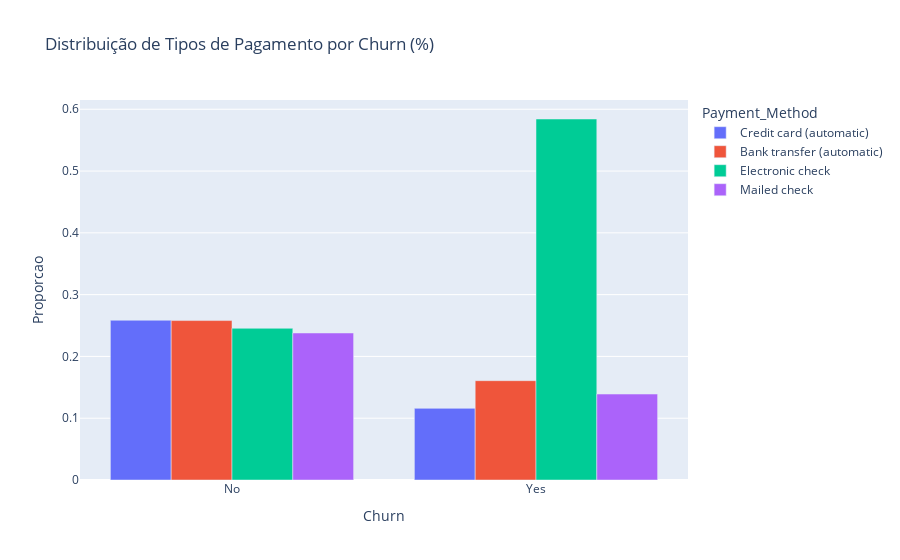

Notebook code cell kept with this figure:
### Markdown cell above
Aqui percebemos que pessoas não Casadas tem uma leve influência positiva ao Churn.

### Code cell
churn_pgto = df.groupby('Churn')['Payment_Method'].value_counts(normalize=True).rename('Proporcao').reset_index()

fig = px.bar(churn_pgto, x='Churn', y='Proporcao', color='Payment_Method',
             barmode='group', title='Distribuição de Tipos de Pagamento por Churn (%)')
fig.show()

### Figure 1 — Plotly figure (JSON) as saved in the notebook; plotly's stock layout.template omitted (floating-point values rounded to 4 significant figures)
{"data": [{"alignmentgroup": "True", "hovertemplate": "Payment_Method=Credit card (automatic)<br>Churn=%{x}<br>Proporcao=%{y}<extra></extra>", "legendgroup": "Credit card (automatic)", "marker": {"color": "#636efa", "pattern": {"shape": ""}}, "name": "Credit card (automatic)", "offsetgroup": "Credit card (automatic)", "orientation": "v", "showlegend": true, "textposition": "auto", "type": "bar", "x": ["No", "Yes"], "xaxis": "x", "y": [0.2586, 0.1159], "yaxis": "y"}, {"alignmentgroup": "True", "hovertemplate": "Payment_Method=Bank transfer (automatic)<br>Churn=%{x}<br>Proporcao=%{y}<extra></extra>", "legendgroup": "Bank transfer (automatic)", "marker": {"color": "#EF553B", "pattern": {"shape": ""}}, "name": "Bank transfer (automatic)", "offsetgroup": "Bank transfer (automatic)", "orientation": "v", "showlegend": true, "textposition": "auto", "type": "bar", "x": ["No", "Yes"], "xaxis": "x", "y": [0.258, 0.1607], "yaxis": "y"}, {"alignmentgroup": "True", "hovertemplate": "Payment_Method=Electronic check<br>Churn=%{x}<br>Proporcao=%{y}<extra></extra>", "legendgroup": "Electronic check", "marker": {"color": "#00cc96", "pattern": {"shape": ""}}, "name": "Electronic check", "offsetgroup": "Electronic check", "orientation": "v", "showlegend": true, "textposition": "auto", "type": "bar", "x": ["No", "Yes"], "xaxis": "x", "y": [0.2455, 0.5842], "yaxis": "y"}, {"alignmentgroup": "True", "hovertemplate": "Payment_Method=Mailed check<br>Churn=%{x}<br>Proporcao=%{y}<extra></extra>", "legendgroup": "Mailed check", "marker": {"color": "#ab63fa", "pattern": {"shape": ""}}, "name": "Mailed check", "offsetgroup": "Mailed check", "orientation": "v", "showlegend": true, "textposition": "auto", "type": "bar", "x": ["No", "Yes"], "xaxis": "x", "y": [0.2379, 0.1391], "yaxis": "y"}], "layout": {"barmode": "group", "legend": {"title": {"text": "Payment_Method"}, "tracegroupgap": 0}, "title": {"text": "Distribuição de Tipos de Pagamento por Churn (%)"}, "xaxis": {"anchor": "y", "domain": [0, 1], "title": {"text": "Churn"}}, "yaxis": {"anchor": "x", "domain": [0, 1], "title": {"text": "Proporcao"}}}}
